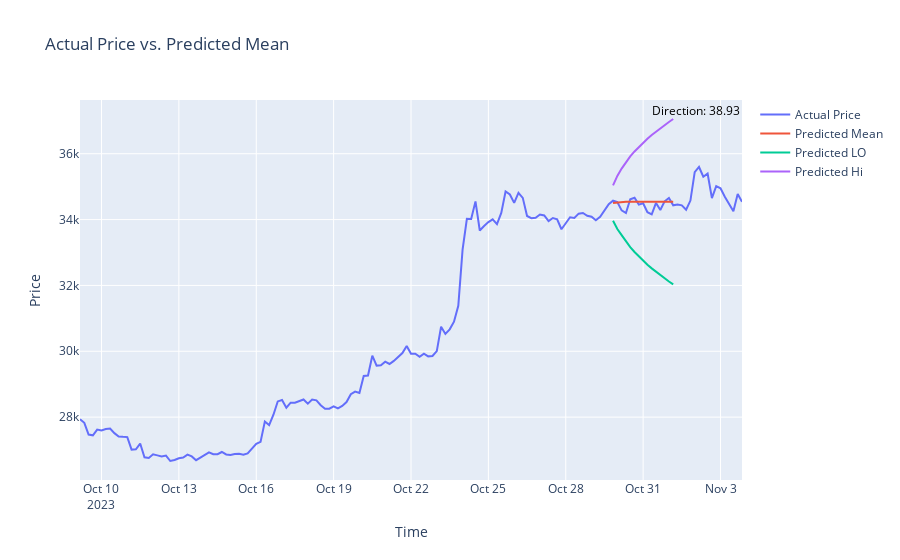

Write notebook code for a chart like this one.
### Code cell
import plotly.graph_objects as go


pred_idx = test[:n_pred].index
pred_result.index = pred_idx
combined_df = pd.concat([df_close, pred_result])

first_pred = test.index[0]
last_pred = test.index[-1]
ohlc_compar = ohlc.loc[first_pred:last_pred]
df_compar = pd.concat([ohlc_compar, pred_result], axis=1)
df_compar = df_compar.head(n_pred)


fig = go.Figure()

fig.add_trace(go.Scatter(x=df_close.index, y=df_close['close'], mode='lines', name='Actual Price'))
fig.add_trace(go.Scatter(x=pred_result.index, y=pred_result['mean'], mode='lines', name='Predicted Mean'))
fig.add_trace(go.Scatter(x=pred_result.index, y=pred_result['mean_ci_lower'], mode='lines', name='Predicted LO'))
fig.add_trace(go.Scatter(x=pred_result.index, y=pred_result['mean_ci_upper'], mode='lines', name='Predicted Hi'))

direction = (df_compar['mean'][-1] - df_compar['mean'][0])

# Set axis labels and title
fig.update_layout(
    xaxis_title='Time',
    yaxis_title='Price',
    title='Actual Price vs. Predicted Mean')


fig.add_annotation(
    x=1,
    y=1,
    xref="paper",
    yref="paper",
    text=f"Direction: {direction:.2f}",
    showarrow=False,
    xanchor='right',
    yanchor='top',
    font=dict(
        size=12,
        color="black"
    ),
    align="right")


fig.show()

pred_result
print(train.index[-1])
print(train.iloc[-1])

### Figure 1 — Plotly figure (JSON) as saved in the notebook; plotly's stock layout.template omitted (floating-point values rounded to 4 significant figures; data arrays with more than 128 entries replaced by an {"elided": "..."} marker saying what was removed)
{"data": [{"mode": "lines", "name": "Actual Price", "type": "scatter", "x": {"elided": "155 str values"}, "y": {"elided": "155 float values"}}, {"mode": "lines", "name": "Predicted Mean", "type": "scatter", "x": ["2023-10-29T20:00:00+00:00", "2023-10-30T00:00:00+00:00", "2023-10-30T04:00:00+00:00", "2023-10-30T08:00:00+00:00", "2023-10-30T12:00:00+00:00", "2023-10-30T16:00:00+00:00", "2023-10-30T20:00:00+00:00", "2023-10-31T00:00:00+00:00", "2023-10-31T04:00:00+00:00", "2023-10-31T08:00:00+00:00", "2023-10-31T12:00:00+00:00", "2023-10-31T16:00:00+00:00", "2023-10-31T20:00:00+00:00", "2023-11-01T00:00:00+00:00", "2023-11-01T04:00:00+00:00"], "y": [34500.0, 34520.0, 34540.0, 34540.0, 34540.0, 34540.0, 34540.0, 34540.0, 34540.0, 34540.0, 34540.0, 34540.0, 34540.0, 34540.0, 34540.0]}, {"mode": "lines", "name": "Predicted LO", "type": "scatter", "x": ["2023-10-29T20:00:00+00:00", "2023-10-30T00:00:00+00:00", "2023-10-30T04:00:00+00:00", "2023-10-30T08:00:00+00:00", "2023-10-30T12:00:00+00:00", "2023-10-30T16:00:00+00:00", "2023-10-30T20:00:00+00:00", "2023-10-31T00:00:00+00:00", "2023-10-31T04:00:00+00:00", "2023-10-31T08:00:00+00:00", "2023-10-31T12:00:00+00:00", "2023-10-31T16:00:00+00:00", "2023-10-31T20:00:00+00:00", "2023-11-01T00:00:00+00:00", "2023-11-01T04:00:00+00:00"], "y": [33970.0, 33710.0, 33530.0, 33330.0, 33170.0, 33020.0, 32880.0, 32750.0, 32630.0, 32520.0, 32410.0, 32310.0, 32210.0, 32120.0, 32030.0]}, {"mode": "lines", "name": "Predicted Hi", "type": "scatter", "x": ["2023-10-29T20:00:00+00:00", "2023-10-30T00:00:00+00:00", "2023-10-30T04:00:00+00:00", "2023-10-30T08:00:00+00:00", "2023-10-30T12:00:00+00:00", "2023-10-30T16:00:00+00:00", "2023-10-30T20:00:00+00:00", "2023-10-31T00:00:00+00:00", "2023-10-31T04:00:00+00:00", "2023-10-31T08:00:00+00:00", "2023-10-31T12:00:00+00:00", "2023-10-31T16:00:00+00:00", "2023-10-31T20:00:00+00:00", "2023-11-01T00:00:00+00:00", "2023-11-01T04:00:00+00:00"], "y": [35040.0, 35330.0, 35550.0, 35750.0, 35920.0, 36070.0, 36210.0, 36340.0, 36450.0, 36570.0, 36670.0, 36770.0, 36870.0, 36970.0, 37050.0]}], "layout": {"annotations": [{"align": "right", "font": {"color": "black", "size": 12}, "showarrow": false, "text": "Direction: 38.93", "x": 1, "xanchor": "right", "xref": "paper", "y": 1, "yanchor": "top", "yref": "paper"}], "title": {"text": "Actual Price vs. Predicted Mean"}, "xaxis": {"title": {"text": "Time"}}, "yaxis": {"title": {"text": "Price"}}}}
